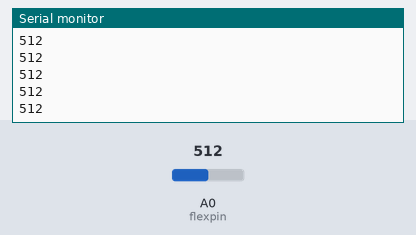
The sketch below on a simulated Arduino Uno, built with avr-gcc and run on an emulated ATmega328P. Shown: the last lines printed to the serial monitor. Inputs (shaded band) come from the test bench; at power-on: A0 (flexpin) = 512.

Above: at 1.2 s.
1.3 s: A0 (flexpin) set to 716
At 1.31 s:
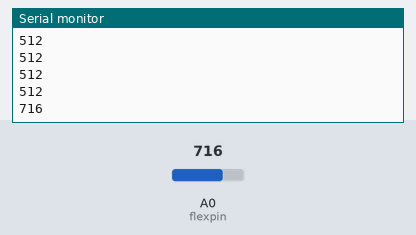
2.8 s: A0 (flexpin) set to 900
At 2.81 s:
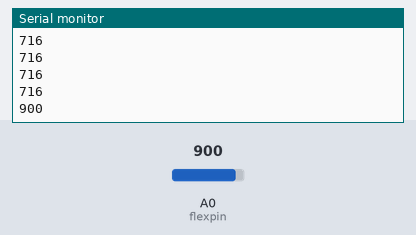
Timing chart, 0 to 5.8 s (numbered marks = the images above; inputs shaded):
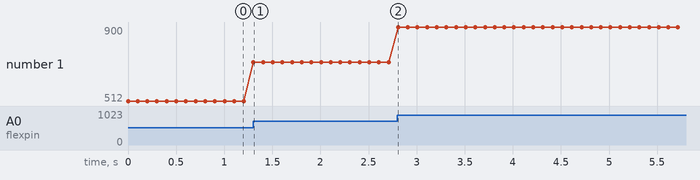

The sketch:

FlexSensorToUnity.ino
```cpp
/*

Author:
	Dr. Oisin Cawley
	Dept. of Computing
	Institute of Technology Carlow, Ireland.
	In support of the EU Erasmus+ project "Serious games and welfarre technology".

Hardware connections:

  Flex sensor:

    The flex sensor is the plastic strip with black stripes.
    It senses bending away from the striped side.

    The flex sensor has two pins, and since it's a resistor,
    the pins are interchangable.

    Connect one of the pins to ANALOG IN pin 0 on the Arduino.
    Connect the same pin, through a 10K Ohm resistor (brown
    black orange) to GND.
    Connect the other pin to 5V.
*/

// Define the analog input pin to measure flex sensor position:
const int flexpin = 0;

void setup()
{
  // Use the serial monitor window to help debug our sketch:

  Serial.begin(9600);
  // If required, the following line will wait until it detects a connection on the serial port.
  // This is sometimes useful when you do not want to miss any data being sent from the Arduino.
  // We will leave this out for now so that it starts communicating to our game straight away.
  // while (!Serial); //Wait for serial connection
}

void loop()
{
  int flexPosition;   // Input value from the analog pin.
  int gamePosition;    // Output value for the game

  // Read the position of the flex sensor (0 to 1023):
  flexPosition = analogRead(flexpin);

  // The voltage divider circuit only returns a portion
  // of the 0-1023 range of analogRead().
  // The flex sensors we use are usually in the 600-900 range.

  // If you want, you can map the raw sensor data to a desired range as follows:
  // gamePosition = map(flexPosition, 710, 890, 0, 100);
  // gamePosition = constrain(gamePosition, 0, 100);
  // However, it may be best to do a callibration step within the game.
  // This will assist if you have to change the flex sensor, as each sesnsor has a slightly
  // different output range.
  // For this examle we will simply use the raw sensor reading.
  gamePosition = flexPosition;

  // Because every flex sensor has a slightly different resistance,
  // the 600-900 range may not exactly cover the flex sensor's output.
  // To help tune our program, we'll use the serial port to
  // print out our values to the serial monitor window:

// Uncomment these to debug.
//  Serial.print("sensor: ");
//  Serial.print(flexPosition);
//  Serial.print("  servo: ");
  Serial.println(gamePosition);

  // Note that all of the above lines are "print" except for the
  // last line which is "println". This puts everything on the
  // same line, then sends a final carriage return to move to
  // the next line.

  // After you upload the sketch, turn on the serial monitor
  // (the magnifying-glass icon to the right of the icon bar).
  // You'll be able to see the sensor values. Bend the flex sensor
  // and note its minimum and maximum values.

  // We will send a reading every 100 milliseconds.
  delay(100);  // wait 100ms between updates
}
```

Measured:
- after the input at 1.3 s, the serial monitor: prints a new line at once (image 1)
- after the input at 2.8 s, the serial monitor: prints a new line at once (image 2)
- plotted number 1: 512 → 716 after the input at 1.3 s, 716 → 900 after the input at 2.8 s
